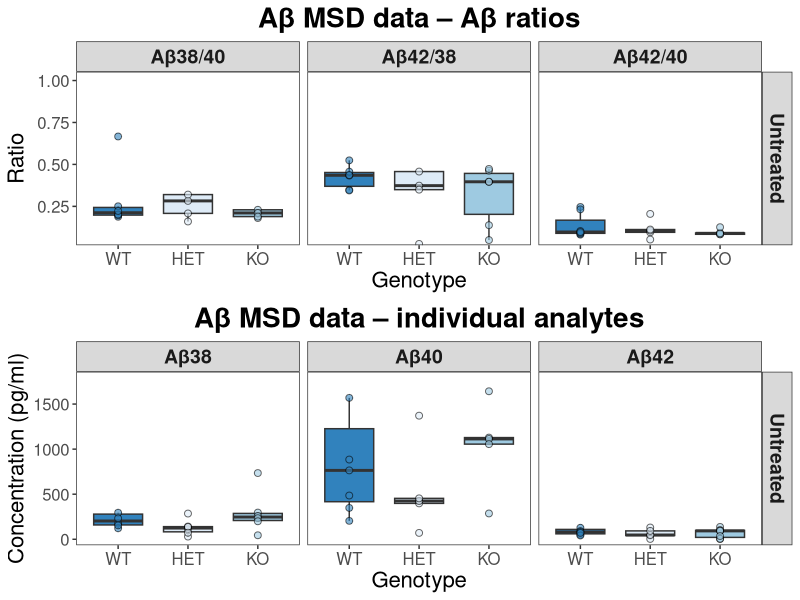

This chart was generated by the following R code:
# Load libraries ----------------------------------------------------------

library(tidyverse)
library(here)
library(rstatix)
library(ggpubr)

# Load data ---------------------------------------------------------------

MSD_data <-
  read_tsv(
    here::here("results", "MSD_abeta", "abeta_MSD_reformatted.txt"), show_col_types = F)

# Functions ---------------------------------------------------------------

plot_abeta <- function(data, split_by, Treatment) {
  
  plot_order <- c("WT", "HET", "KO")
  
  filtered_data <- data %>% 
    filter(Treatment %in% !!Treatment)
  
  data_list <- split(x = filtered_data, f = filtered_data[[split_by]])
  
  plot_list <- list()
  
  for (name in names(data_list)) {
    subset_data <- data_list[[name]]
    
    # Determine the y-axis limits, excluding extreme outliers
    y_lower <- quantile(subset_data$Count, 0.05, na.rm = TRUE) # 5th percentile
    y_upper <- quantile(subset_data$Count, 0.95, na.rm = TRUE) # 95th percentile
    
    plot <- 
      subset_data %>%
      ggplot(aes(x = factor(Genotype, levels = plot_order), y = Count, fill = Genotype)) +
      geom_boxplot(show.legend = FALSE, 
                   outlier.shape = NA,
                   na.rm = TRUE,
                   width = 0.7) +
      geom_point(show.legend = FALSE,
                 na.rm = TRUE,
                 size = 2,
                 alpha = 0.6,
                 shape = 21) +
      facet_grid(Treatment ~ Analyte, scales = "free_y") +
      labs(
        title = unique(subset_data$Measurement), 
        x = "Genotype",
        y = unique(subset_data$unit)) +
      scale_fill_brewer(palette = "Blues") +
      scale_colour_brewer(palette = "Blues") +
      coord_cartesian(ylim = c(y_lower, y_upper)) +  # Adjust y-axis limits without cutting off outliers
      theme_bw() +
      theme(
        axis.title = element_text(size = 16),
        plot.title = element_text(face = "bold", size = 20, hjust = 0.5),
        strip.text = element_text(size = 14, face = "bold"),
        axis.text = element_text(size = 12),
        panel.grid.major = element_blank(), 
        panel.grid.minor = element_blank()
      )
    
    plot_list[[name]] <- plot
  }
  
  return(plot_list)
}

# Main --------------------------------------------------------------------

# Create plots including multiple treatments
plots <- plot_abeta(
  data = MSD_data, 
  split_by = "Measurement", 
  Treatment = c("Untreated")
)

arranged_plot <- ggpubr::ggarrange(
  plotlist = plots,
  align = "v",
  ncol = 1
)

# Save data ---------------------------------------------------------------

ggsave(plot = arranged_plot, 
       filename = "06_MSD_abeta_plot.svg", 
       path = here::here("results", "plots"), 
       width = 10, 
       height = 10, 
       dpi = 600, 
       bg = "white"
)
